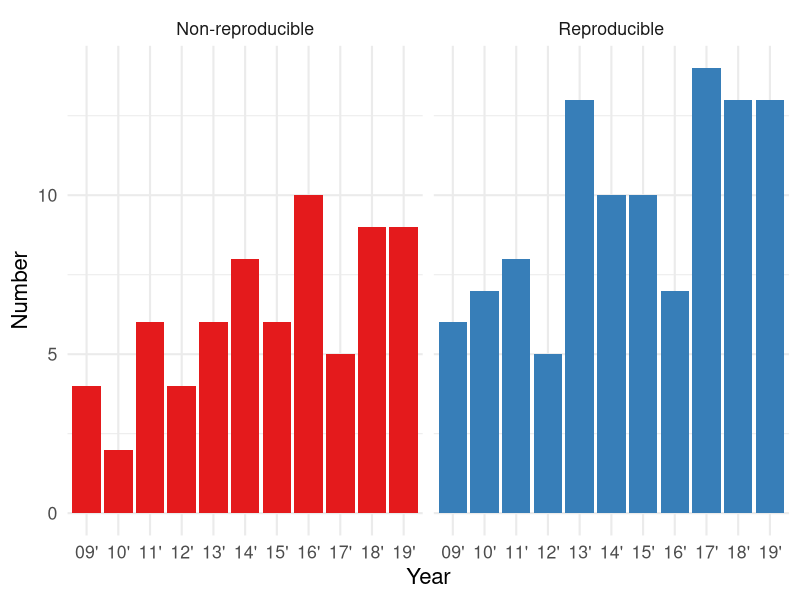
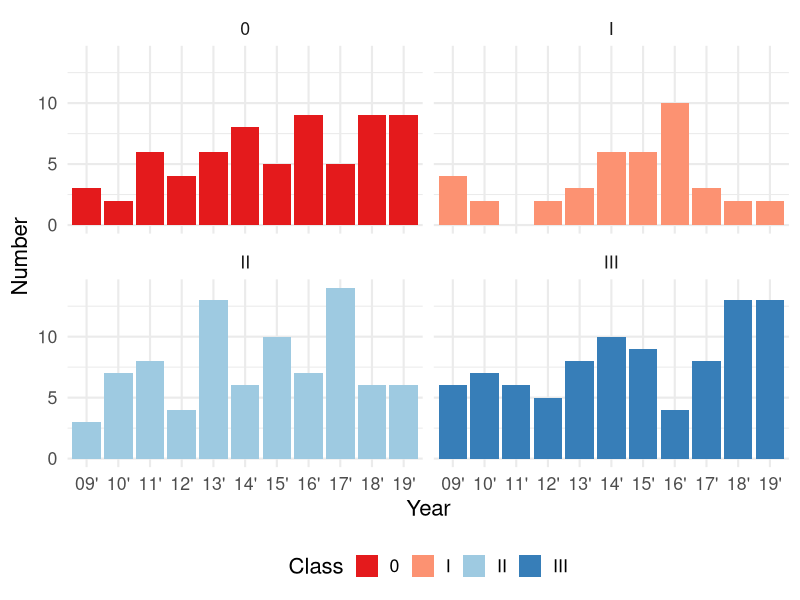
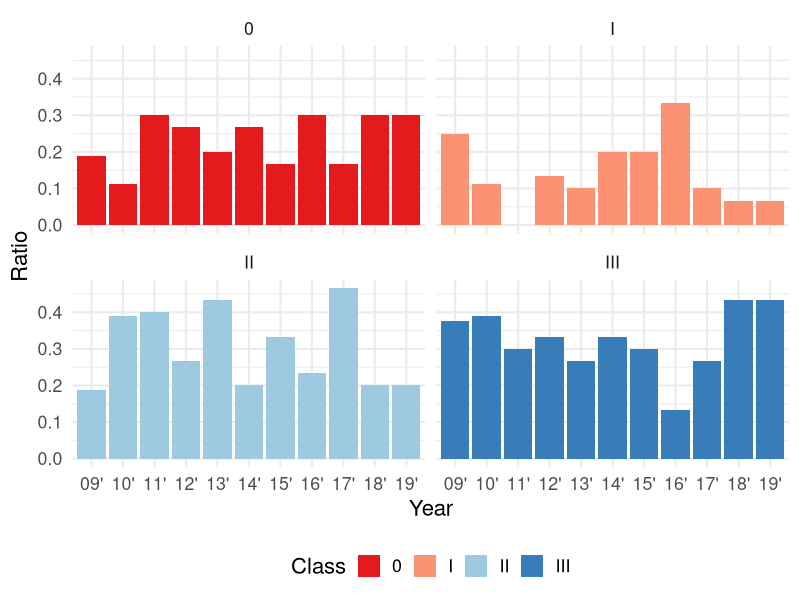
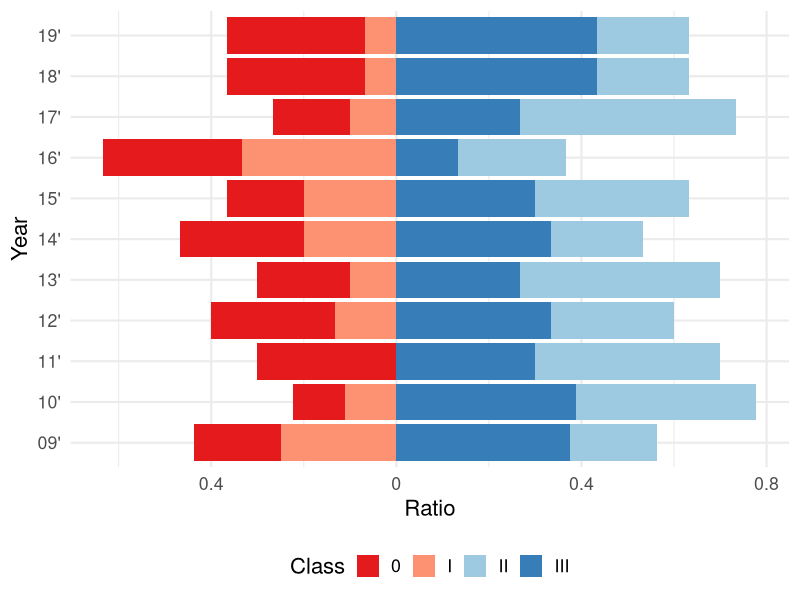

Recreate these plots in R, in order.
## ---- chunk 1
library(ggplot2)
wyniki <- as.data.frame(matrix(ncol = 4, nrow = 44))
wyniki$V2 <- as.factor(c(rep("09'", 4), rep("10'", 4), rep("11'", 4), rep("12'", 4), rep("13'", 4),
               rep("14'", 4), rep("15'", 4), rep("16'", 4), rep("17'", 4), rep("18'", 4), rep("19'", 4)))

wyniki$V3 <- rep(c("0", "I", "II", "III"), 11)
wyniki[1:4, 1] <- c(3, 4, 3, 6)
wyniki[5:8, 1] <- c(2, 2, 7, 7)
wyniki[9:12, 1] <- c(6, 0, 8, 6)
wyniki[13:16, 1] <- c(4, 2, 4, 5)
wyniki[17:20, 1] <- c(6, 3, 13, 8)
wyniki[21:24, 1] <- c(8, 6, 6, 10)
wyniki[25:28, 1] <- c(5, 6, 10, 9)
wyniki[29:32, 1] <- c(9, 10, 7, 4)
wyniki[33:36, 1] <- c(5, 3, 14, 8)
wyniki[37:40, 1] <- c(9, 2, 6, 13)
wyniki[41:44, 1] <- c(9, 2, 6, 13)

colnames(wyniki) <- c("Number", "Year", "Class", "Type")

wyniki$Type <- ifelse(wyniki$Class== "0" | wyniki$Class== "I", "Non-reproducible", "Reproducible")


colors <- rep("black", 11)
colors[5] <- "red"

p1 <- ggplot(wyniki, aes(x = Year, y = Number, fill = Type)) +
  geom_bar(position = "dodge", stat = "identity") +
  facet_wrap(~Type) +
  theme_minimal(base_size = 16) +
  scale_fill_manual(values = c("#e41a1c", "#377eb8")) +
  theme(legend.position = "none",
        #axis.text.x = element_text(colour = colors)
        )# +
  #ggtitle("Number of papers by publication year")



p1

## ---- chunk 2

p2 <- ggplot(wyniki, aes(x = Year, y = Number, fill = Class)) +
  geom_bar(position = "dodge", stat = "identity") +
  facet_wrap(~ Class)+
  theme_minimal(base_size = 16) +
  scale_fill_manual(values = c("#e41a1c","#fc9272", "#9ecae1", "#377eb8")) +
  theme(legend.position = "bottom",
        #axis.text.x = element_text(colour = colors)
        ) #+
  #ggtitle("Number of papers by class and years")


p2

## ---- chunk 3

library(dplyr)

wyniki_sum <- aggregate(wyniki$Number, by = list(Category = wyniki$Year), FUN = sum)

wyniki_per <- left_join(wyniki, wyniki_sum, by = c("Year" = "Category"))

wyniki_per$Ratio <- wyniki_per$Number / wyniki_per$x 

p3 <- ggplot(wyniki_per, aes(x = Year, y = Ratio, fill = Class)) +
  geom_bar(position = "dodge", stat = "identity") +
  facet_wrap(~ Class)+
  theme_minimal(base_size = 16) +
  scale_fill_manual(values = c("#e41a1c","#fc9272", "#9ecae1", "#377eb8")) +
  theme(legend.position = "bottom") #+
  #ggtitle("Ratio of each class throughout years")


p3

## ---- chunk 4

p4 <- ggplot(wyniki_per, aes(x = Year, y = Ratio, fill = Class)) +
  geom_bar(data = wyniki_per[wyniki_per$Type == "Non-reproducible", ], stat = "identity", aes(y= Ratio * (-1))) +
  geom_bar(data = wyniki_per[wyniki_per$Type == "Reproducible", ], stat = "identity") +
  theme_minimal(base_size = 16) +
  scale_fill_manual(values = c("#e41a1c","#fc9272", "#9ecae1", "#377eb8")) +
  theme(legend.position = "bottom") +
  coord_flip() +
  scale_y_continuous(labels = abs)  
  #+  ggtitle("Articles reproducibility throughout years")

p4

